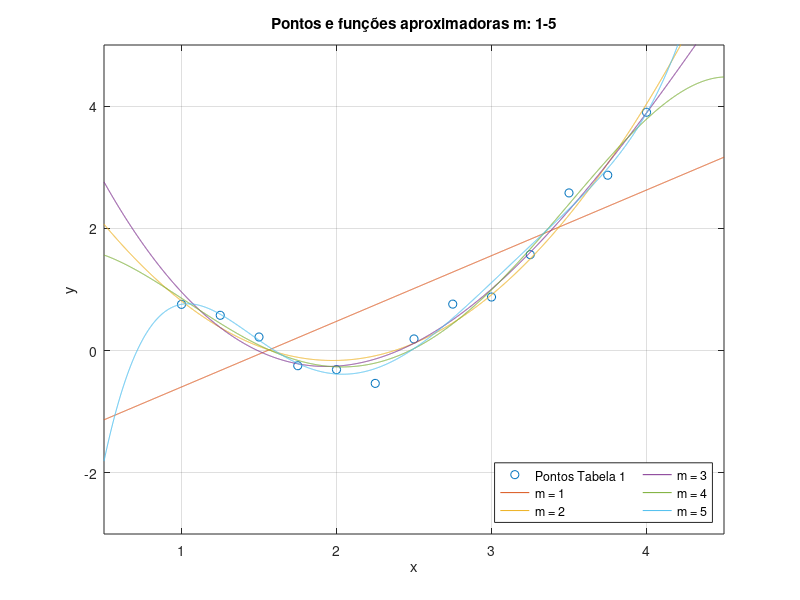
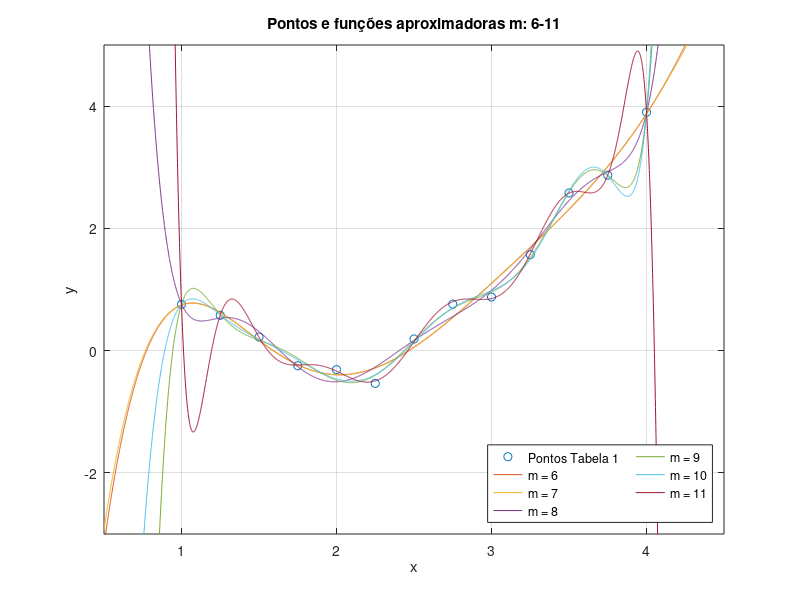

Write the MATLAB code that produced these figures, in order.
% inicializacoes
x = [1, 1.25, 1.5, 1.75, 2, 2.25, 2.5, 2.75, 3, 3.25, 3.5, 3.75, 4];
y = [0.757, 0.578, 0.223, -0.247, -0.311, -0.536, 0.191, 0.761, 0.877, 1.57, 2.58, 2.87, 3.9];
MSE = zeros(1, 1);
MSEmplus1 = zeros(1, 1);
SSE = zeros(1, 1);
gl = zeros(1, 1);
p = zeros(1, 1);
e = zeros(1, 1);
DivMSE = zeros(1, 1); % Guarda abs(MSE(m) / MSE(m + 1))
NumeroDePontos = 13;

% geracao do metodo para m entre 1 e 5
figure(1);
z = 0.5 : 0.001 : 4.5; % pois os pontos a aproximar estao em [0.5; 4.5]
plot(x, y, 'o');
hold on;
for m = 1 : 5
    [p, e] = polyfit(x, y, m);
    plot(z, polyval(p, z));
    % Escreve os coeficientes do polinomio aproximador escolhido
    if m == 2
        fprintf("Coeficientes para m = 2\n")
       disp(p) 
    end
    hold on;
    SSE(m) = e.normr ^ 2;
end
% elementos do grafico
ylim([-3 5])
xlim([0.5 4.5]) % pois os pontos a aproximar estao em [0.5; 4.5]
title('Pontos e funções aproximadoras m: 1-5');
xlabel('x');
ylabel('y');
legend('Pontos Tabela 1', 'm = 1', 'm = 2', 'm = 3', 'm = 4', 'm = 5', 'Location', 'southeast', 'NumColumns', 2);
grid;
hold off;

% geracao do metodo para m entre 6 e 11
figure(2);
plot(x, y, 'o');
hold on;
for m = 6 : 11
    [p, e] = polyfit(x, y, m);
    plot(z, polyval(p, z));
    hold on;
    SSE(m) = e.normr ^ 2;
end
% elementos do grafico
title('Pontos e funções aproximadoras m: 6-11');
ylim([-3 5])
xlim([0.5 4.5]) % pois os pontos a aproximar estao em [0.5; 4.5]
grid;
xlabel('x');
ylabel('y');
legend('Pontos Tabela 1', 'm = 6', 'm = 7', 'm = 8', 'm = 9', 'm = 10', 'm = 11', 'Location', 'southeast', 'NumColumns', 2);
hold off;

% calculo de vetor de MSE_m
for m = 1 : 11
    gl(m) = NumeroDePontos - (m + 1);
    MSE(m) = SSE(m) / gl(m);
end

% calculo de vetor de MSE_(m + 1)
for m = 1 : 10
    MSEmplus1(m) = MSE(m + 1);
end

% calculo de vetor de |MSE_m / MSE_(m + 1)|
for m = 1 : 10
    DivMSE(m) = abs(MSE(m) / MSE(m + 1));
end

DivMSE(11) = 0; % apenas para imprimir
fprintf("m \t SSE_m \t\t\t\t\t MSE_m \t\t\t\t\t MSE_m / MSE_(m+1)\n")

for i = 1 : 11
    fprintf("%d\t%+.15e\t%.15e\t%.15e\n", i, SSE(i), MSE(i), DivMSE(i));
end
